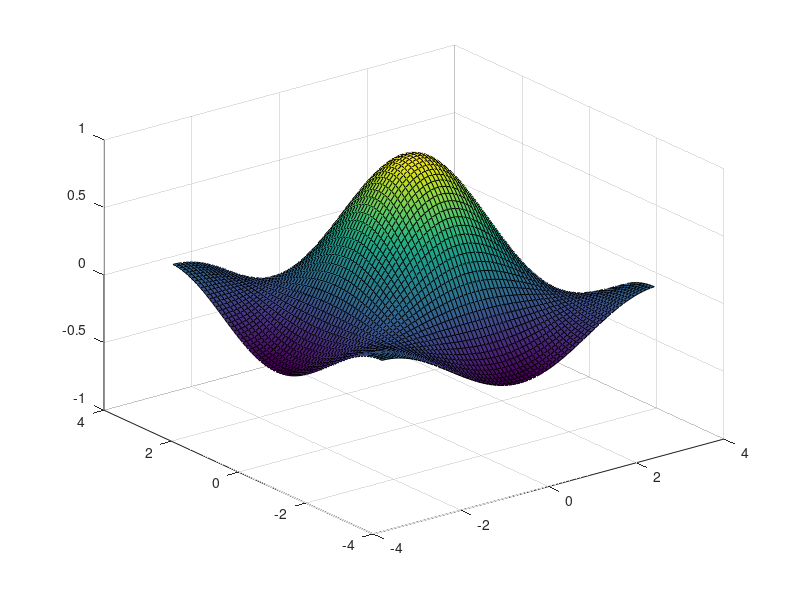

MATLAB code for this plot:
close all;
clear all;
clc;
[X,Y] = meshgrid(-pi:.09:pi);
Z =(1/9)*(1+2*cos(X)+2*cos(Y)+4*(cos(X).*cos(Y)));
surf(X,Y,Z),axis([-4 4,-4 4,-1 1])

